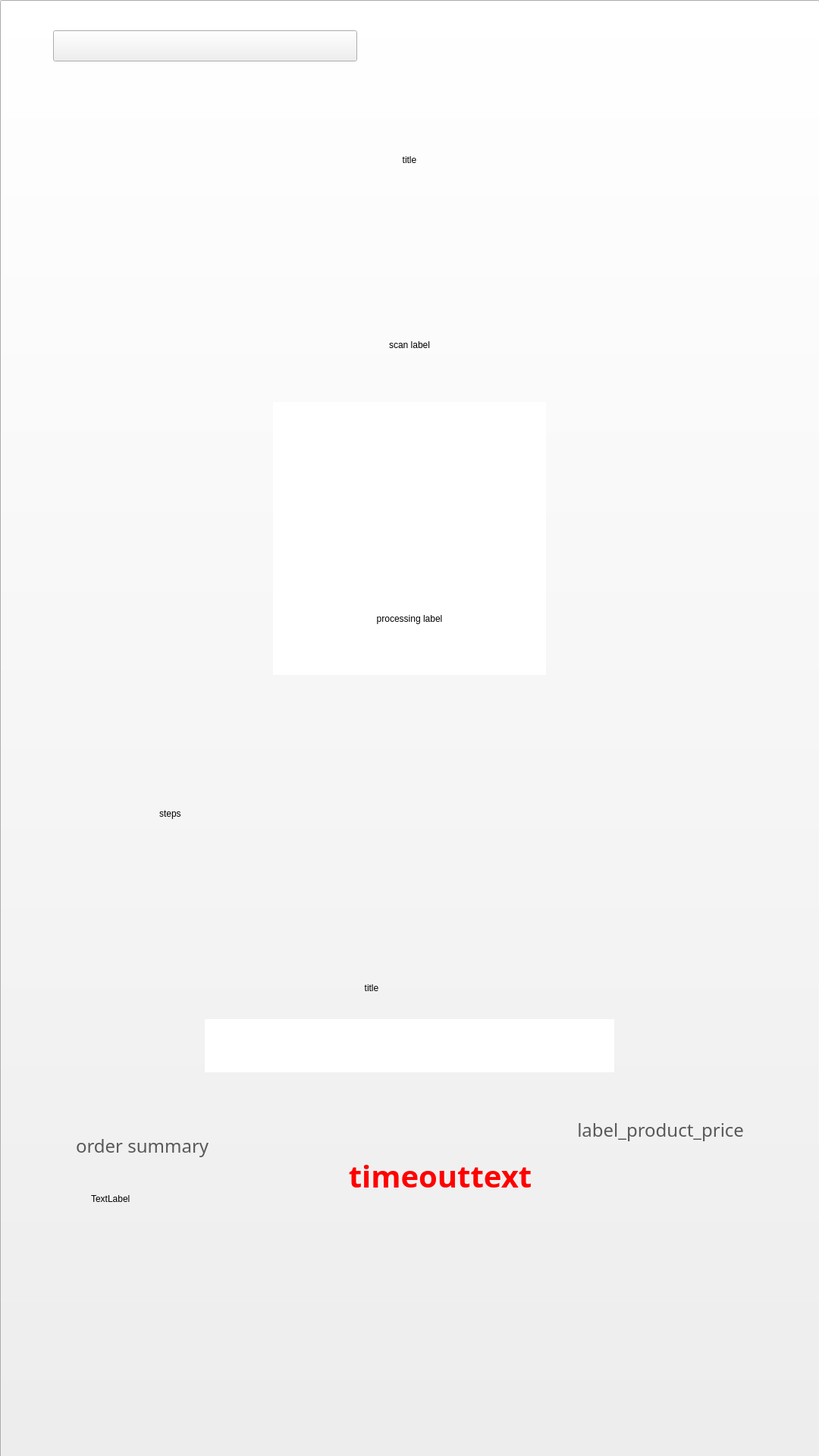
<?xml version="1.0" encoding="UTF-8"?>
<ui version="4.0">
 <class>page_offline_payment</class>
 <widget class="QWidget" name="page_offline_payment">
  <property name="geometry">
   <rect>
    <x>0</x>
    <y>0</y>
    <width>1080</width>
    <height>1920</height>
   </rect>
  </property>
  <property name="windowTitle">
   <string>Form</string>
  </property>
  <property name="styleSheet">
   <string notr="true"/>
  </property>
  <widget class="QPushButton" name="pushButton_previous_page">
   <property name="geometry">
    <rect>
     <x>70</x>
     <y>40</y>
     <width>401</width>
     <height>41</height>
    </rect>
   </property>
   <property name="text">
    <string/>
   </property>
  </widget>
  <widget class="QLabel" name="label_product_price">
   <property name="geometry">
    <rect>
     <x>530</x>
     <y>1470</y>
     <width>451</width>
     <height>41</height>
    </rect>
   </property>
   <property name="font">
    <font>
     <family>Montserrat</family>
     <pointsize>-1</pointsize>
    </font>
   </property>
   <property name="styleSheet">
    <string notr="true">font-family: Montserrat;
font-style: light;
font-size: 24px;
color: #58595B;</string>
   </property>
   <property name="text">
    <string>label_product_price</string>
   </property>
   <property name="textFormat">
    <enum>Qt::RichText</enum>
   </property>
   <property name="alignment">
    <set>Qt::AlignRight|Qt::AlignTrailing|Qt::AlignVCenter</set>
   </property>
  </widget>
  <widget class="QLabel" name="label_product_information">
   <property name="geometry">
    <rect>
     <x>100</x>
     <y>1470</y>
     <width>521</width>
     <height>81</height>
    </rect>
   </property>
   <property name="styleSheet">
    <string notr="true">font-family: Montserrat;
font-style: light;
font-size: 24px;
color: #58595B;</string>
   </property>
   <property name="text">
    <string>order summary</string>
   </property>
  </widget>
  <widget class="QLabel" name="label_qrCode">
   <property name="geometry">
    <rect>
     <x>360</x>
     <y>530</y>
     <width>360</width>
     <height>360</height>
    </rect>
   </property>
   <property name="autoFillBackground">
    <bool>false</bool>
   </property>
   <property name="styleSheet">
    <string notr="true">background-color: white;</string>
   </property>
   <property name="text">
    <string/>
   </property>
  </widget>
  <widget class="QLabel" name="label_refresh_page">
   <property name="geometry">
    <rect>
     <x>150</x>
     <y>1340</y>
     <width>861</width>
     <height>421</height>
    </rect>
   </property>
   <property name="font">
    <font>
     <family>Montserrat</family>
     <pointsize>-1</pointsize>
     <weight>75</weight>
     <bold>true</bold>
    </font>
   </property>
   <property name="styleSheet">
    <string notr="true">color: #FF0000;
font-family: Montserrat;
font-style: light;
font-weight: bold;
font-size: 40px;
line-height: 29px;</string>
   </property>
   <property name="text">
    <string>timeouttext</string>
   </property>
   <property name="alignment">
    <set>Qt::AlignCenter</set>
   </property>
   <property name="wordWrap">
    <bool>true</bool>
   </property>
  </widget>
  <widget class="QPushButton" name="pushButton_refresh">
   <property name="geometry">
    <rect>
     <x>0</x>
     <y>0</y>
     <width>1081</width>
     <height>1931</height>
    </rect>
   </property>
   <property name="styleSheet">
    <string notr="true"/>
   </property>
   <property name="text">
    <string/>
   </property>
  </widget>
  <widget class="QLabel" name="label_processing">
   <property name="geometry">
    <rect>
     <x>0</x>
     <y>690</y>
     <width>1080</width>
     <height>251</height>
    </rect>
   </property>
   <property name="autoFillBackground">
    <bool>false</bool>
   </property>
   <property name="text">
    <string>processing label</string>
   </property>
   <property name="alignment">
    <set>Qt::AlignCenter</set>
   </property>
   <property name="wordWrap">
    <bool>false</bool>
   </property>
  </widget>
  <widget class="QLabel" name="label_steps">
   <property name="geometry">
    <rect>
     <x>210</x>
     <y>940</y>
     <width>660</width>
     <height>265</height>
    </rect>
   </property>
   <property name="text">
    <string>steps</string>
   </property>
  </widget>
  <widget class="QLabel" name="label_title">
   <property name="geometry">
    <rect>
     <x>0</x>
     <y>170</y>
     <width>1080</width>
     <height>81</height>
    </rect>
   </property>
   <property name="text">
    <string>title</string>
   </property>
   <property name="alignment">
    <set>Qt::AlignCenter</set>
   </property>
  </widget>
  <widget class="QLabel" name="label_scan">
   <property name="geometry">
    <rect>
     <x>0</x>
     <y>390</y>
     <width>1080</width>
     <height>130</height>
    </rect>
   </property>
   <property name="text">
    <string>scan label</string>
   </property>
   <property name="alignment">
    <set>Qt::AlignCenter</set>
   </property>
  </widget>
  <widget class="QLabel" name="label_gif">
   <property name="geometry">
    <rect>
     <x>365</x>
     <y>960</y>
     <width>350</width>
     <height>350</height>
    </rect>
   </property>
   <property name="autoFillBackground">
    <bool>false</bool>
   </property>
   <property name="text">
    <string/>
   </property>
  </widget>
  <widget class="QLabel" name="label_qr_background">
   <property name="geometry">
    <rect>
     <x>240</x>
     <y>349</y>
     <width>600</width>
     <height>706</height>
    </rect>
   </property>
   <property name="autoFillBackground">
    <bool>false</bool>
   </property>
   <property name="text">
    <string/>
   </property>
   <property name="alignment">
    <set>Qt::AlignCenter</set>
   </property>
   <property name="wordWrap">
    <bool>false</bool>
   </property>
  </widget>
  <widget class="QLabel" name="label_refresh_page_background">
   <property name="geometry">
    <rect>
     <x>290</x>
     <y>1612</y>
     <width>500</width>
     <height>147</height>
    </rect>
   </property>
   <property name="font">
    <font>
     <family>Montserrat</family>
     <pointsize>-1</pointsize>
     <weight>75</weight>
     <bold>true</bold>
    </font>
   </property>
   <property name="styleSheet">
    <string notr="true">color: #FF0000;
font-family: Montserrat;
font-style: light;
font-weight: bold;
font-size: 40px;
line-height: 29px;</string>
   </property>
   <property name="text">
    <string/>
   </property>
   <property name="alignment">
    <set>Qt::AlignCenter</set>
   </property>
   <property name="wordWrap">
    <bool>true</bool>
   </property>
  </widget>
  <widget class="QLabel" name="label_refresh_page_icon">
   <property name="geometry">
    <rect>
     <x>660</x>
     <y>1636</y>
     <width>106</width>
     <height>100</height>
    </rect>
   </property>
   <property name="font">
    <font>
     <family>Montserrat</family>
     <pointsize>-1</pointsize>
     <weight>75</weight>
     <bold>true</bold>
    </font>
   </property>
   <property name="styleSheet">
    <string notr="true">color: #FF0000;
font-family: Montserrat;
font-style: light;
font-weight: bold;
font-size: 40px;
line-height: 29px;</string>
   </property>
   <property name="text">
    <string/>
   </property>
   <property name="alignment">
    <set>Qt::AlignCenter</set>
   </property>
   <property name="wordWrap">
    <bool>true</bool>
   </property>
  </widget>
  <widget class="QPushButton" name="pushButton_promo_input">
   <property name="geometry">
    <rect>
     <x>270</x>
     <y>1344</y>
     <width>540</width>
     <height>70</height>
    </rect>
   </property>
   <property name="minimumSize">
    <size>
     <width>391</width>
     <height>37</height>
    </size>
   </property>
   <property name="accessibleName">
    <string/>
   </property>
   <property name="autoFillBackground">
    <bool>false</bool>
   </property>
   <property name="styleSheet">
    <string notr="true"/>
   </property>
   <property name="text">
    <string/>
   </property>
   <property name="flat">
    <bool>true</bool>
   </property>
  </widget>
  <widget class="QLineEdit" name="lineEdit_promo_code">
   <property name="enabled">
    <bool>true</bool>
   </property>
   <property name="geometry">
    <rect>
     <x>270</x>
     <y>1344</y>
     <width>540</width>
     <height>70</height>
    </rect>
   </property>
   <property name="minimumSize">
    <size>
     <width>391</width>
     <height>35</height>
    </size>
   </property>
   <property name="accessibleName">
    <string/>
   </property>
   <property name="autoFillBackground">
    <bool>false</bool>
   </property>
   <property name="styleSheet">
    <string notr="true"/>
   </property>
   <property name="text">
    <string/>
   </property>
   <property name="frame">
    <bool>false</bool>
   </property>
  </widget>
  <widget class="QLabel" name="label_promo_code_title">
   <property name="geometry">
    <rect>
     <x>270</x>
     <y>1285</y>
     <width>440</width>
     <height>36</height>
    </rect>
   </property>
   <property name="text">
    <string>title</string>
   </property>
   <property name="alignment">
    <set>Qt::AlignCenter</set>
   </property>
  </widget>
  <widget class="QLabel" name="label_promo_code_background">
   <property name="geometry">
    <rect>
     <x>240</x>
     <y>1255</y>
     <width>600</width>
     <height>211</height>
    </rect>
   </property>
   <property name="text">
    <string/>
   </property>
   <property name="alignment">
    <set>Qt::AlignCenter</set>
   </property>
  </widget>
  <widget class="QWidget" name="promoKeyboard" native="true">
   <property name="enabled">
    <bool>true</bool>
   </property>
   <property name="geometry">
    <rect>
     <x>120</x>
     <y>1420</y>
     <width>841</width>
     <height>320</height>
    </rect>
   </property>
   <property name="mouseTracking">
    <bool>false</bool>
   </property>
   <property name="tabletTracking">
    <bool>true</bool>
   </property>
   <property name="accessibleName">
    <string/>
   </property>
   <property name="autoFillBackground">
    <bool>false</bool>
   </property>
   <widget class="QPushButton" name="num1">
    <property name="geometry">
     <rect>
      <x>53</x>
      <y>32</y>
      <width>62</width>
      <height>47</height>
     </rect>
    </property>
    <property name="minimumSize">
     <size>
      <width>62</width>
      <height>47</height>
     </size>
    </property>
    <property name="maximumSize">
     <size>
      <width>62</width>
      <height>47</height>
     </size>
    </property>
    <property name="tabletTracking">
     <bool>false</bool>
    </property>
    <property name="focusPolicy">
     <enum>Qt::NoFocus</enum>
    </property>
    <property name="accessibleName">
     <string/>
    </property>
    <property name="autoFillBackground">
     <bool>false</bool>
    </property>
    <property name="styleSheet">
     <string notr="true">background:transparent;
background-color:rgba(238, 238, 236,0);
border:none;
outline: none;
</string>
    </property>
    <property name="text">
     <string/>
    </property>
    <property name="flat">
     <bool>true</bool>
    </property>
    <attribute name="buttonGroup">
     <string notr="true">buttonGroup</string>
    </attribute>
   </widget>
   <widget class="QPushButton" name="num2">
    <property name="geometry">
     <rect>
      <x>128</x>
      <y>32</y>
      <width>62</width>
      <height>47</height>
     </rect>
    </property>
    <property name="minimumSize">
     <size>
      <width>62</width>
      <height>47</height>
     </size>
    </property>
    <property name="maximumSize">
     <size>
      <width>62</width>
      <height>47</height>
     </size>
    </property>
    <property name="focusPolicy">
     <enum>Qt::NoFocus</enum>
    </property>
    <property name="accessibleName">
     <string/>
    </property>
    <property name="styleSheet">
     <string notr="true">background:transparent;
background-color:rgba(238, 238, 236,0);
border:none;
outline: none;
</string>
    </property>
    <property name="text">
     <string/>
    </property>
    <property name="flat">
     <bool>true</bool>
    </property>
    <attribute name="buttonGroup">
     <string notr="true">buttonGroup</string>
    </attribute>
   </widget>
   <widget class="QPushButton" name="num3">
    <property name="geometry">
     <rect>
      <x>203</x>
      <y>32</y>
      <width>62</width>
      <height>47</height>
     </rect>
    </property>
    <property name="minimumSize">
     <size>
      <width>62</width>
      <height>47</height>
     </size>
    </property>
    <property name="maximumSize">
     <size>
      <width>62</width>
      <height>47</height>
     </size>
    </property>
    <property name="focusPolicy">
     <enum>Qt::NoFocus</enum>
    </property>
    <property name="contextMenuPolicy">
     <enum>Qt::PreventContextMenu</enum>
    </property>
    <property name="acceptDrops">
     <bool>false</bool>
    </property>
    <property name="accessibleName">
     <string/>
    </property>
    <property name="styleSheet">
     <string notr="true">background:transparent;
background-color:rgba(238, 238, 236,0);
border:none;
outline: none;
</string>
    </property>
    <property name="text">
     <string/>
    </property>
    <property name="flat">
     <bool>true</bool>
    </property>
    <attribute name="buttonGroup">
     <string notr="true">buttonGroup</string>
    </attribute>
   </widget>
   <widget class="QPushButton" name="num4">
    <property name="geometry">
     <rect>
      <x>278</x>
      <y>32</y>
      <width>62</width>
      <height>47</height>
     </rect>
    </property>
    <property name="minimumSize">
     <size>
      <width>62</width>
      <height>47</height>
     </size>
    </property>
    <property name="maximumSize">
     <size>
      <width>62</width>
      <height>47</height>
     </size>
    </property>
    <property name="focusPolicy">
     <enum>Qt::NoFocus</enum>
    </property>
    <property name="accessibleName">
     <string/>
    </property>
    <property name="styleSheet">
     <string notr="true">background:transparent;
background-color:rgba(238, 238, 236,0);
border:none;
outline: none;
</string>
    </property>
    <property name="text">
     <string/>
    </property>
    <property name="flat">
     <bool>true</bool>
    </property>
    <attribute name="buttonGroup">
     <string notr="true">buttonGroup</string>
    </attribute>
   </widget>
   <widget class="QPushButton" name="num5">
    <property name="geometry">
     <rect>
      <x>353</x>
      <y>32</y>
      <width>62</width>
      <height>47</height>
     </rect>
    </property>
    <property name="minimumSize">
     <size>
      <width>62</width>
      <height>47</height>
     </size>
    </property>
    <property name="maximumSize">
     <size>
      <width>62</width>
      <height>47</height>
     </size>
    </property>
    <property name="accessibleName">
     <string/>
    </property>
    <property name="styleSheet">
     <string notr="true">background:transparent;
background-color:rgba(238, 238, 236,0);
border:none;
outline: none;
</string>
    </property>
    <property name="text">
     <string/>
    </property>
    <property name="flat">
     <bool>true</bool>
    </property>
    <attribute name="buttonGroup">
     <string notr="true">buttonGroup</string>
    </attribute>
   </widget>
   <widget class="QPushButton" name="num6">
    <property name="geometry">
     <rect>
      <x>428</x>
      <y>32</y>
      <width>62</width>
      <height>47</height>
     </rect>
    </property>
    <property name="minimumSize">
     <size>
      <width>62</width>
      <height>47</height>
     </size>
    </property>
    <property name="maximumSize">
     <size>
      <width>62</width>
      <height>47</height>
     </size>
    </property>
    <property name="accessibleName">
     <string/>
    </property>
    <property name="styleSheet">
     <string notr="true">background:transparent;
background-color:rgba(238, 238, 236,0);
border:none;
outline: none;
</string>
    </property>
    <property name="text">
     <string/>
    </property>
    <property name="flat">
     <bool>true</bool>
    </property>
    <attribute name="buttonGroup">
     <string notr="true">buttonGroup</string>
    </attribute>
   </widget>
   <widget class="QPushButton" name="num7">
    <property name="geometry">
     <rect>
      <x>503</x>
      <y>32</y>
      <width>62</width>
      <height>47</height>
     </rect>
    </property>
    <property name="minimumSize">
     <size>
      <width>62</width>
      <height>47</height>
     </size>
    </property>
    <property name="maximumSize">
     <size>
      <width>62</width>
      <height>47</height>
     </size>
    </property>
    <property name="focusPolicy">
     <enum>Qt::ClickFocus</enum>
    </property>
    <property name="accessibleName">
     <string/>
    </property>
    <property name="styleSheet">
     <string notr="true">background:transparent;
background-color:rgba(238, 238, 236,0);
border:none;
outline: none;
</string>
    </property>
    <property name="text">
     <string/>
    </property>
    <property name="flat">
     <bool>true</bool>
    </property>
    <attribute name="buttonGroup">
     <string notr="true">buttonGroup</string>
    </attribute>
   </widget>
   <widget class="QPushButton" name="num8">
    <property name="geometry">
     <rect>
      <x>578</x>
      <y>32</y>
      <width>62</width>
      <height>47</height>
     </rect>
    </property>
    <property name="minimumSize">
     <size>
      <width>62</width>
      <height>47</height>
     </size>
    </property>
    <property name="maximumSize">
     <size>
      <width>62</width>
      <height>47</height>
     </size>
    </property>
    <property name="accessibleName">
     <string/>
    </property>
    <property name="styleSheet">
     <string notr="true">background:transparent;
background-color:rgba(238, 238, 236,0);
border:none;
outline: none;
</string>
    </property>
    <property name="text">
     <string/>
    </property>
    <property name="flat">
     <bool>true</bool>
    </property>
    <attribute name="buttonGroup">
     <string notr="true">buttonGroup</string>
    </attribute>
   </widget>
   <widget class="QPushButton" name="num9">
    <property name="geometry">
     <rect>
      <x>653</x>
      <y>32</y>
      <width>62</width>
      <height>47</height>
     </rect>
    </property>
    <property name="minimumSize">
     <size>
      <width>62</width>
      <height>47</height>
     </size>
    </property>
    <property name="maximumSize">
     <size>
      <width>62</width>
      <height>47</height>
     </size>
    </property>
    <property name="accessibleName">
     <string/>
    </property>
    <property name="styleSheet">
     <string notr="true">background:transparent;
background-color:rgba(238, 238, 236,0);
border:none;
outline: none;
</string>
    </property>
    <property name="text">
     <string/>
    </property>
    <property name="flat">
     <bool>true</bool>
    </property>
    <attribute name="buttonGroup">
     <string notr="true">buttonGroup</string>
    </attribute>
   </widget>
   <widget class="QPushButton" name="num0">
    <property name="geometry">
     <rect>
      <x>728</x>
      <y>32</y>
      <width>62</width>
      <height>47</height>
     </rect>
    </property>
    <property name="minimumSize">
     <size>
      <width>62</width>
      <height>47</height>
     </size>
    </property>
    <property name="maximumSize">
     <size>
      <width>62</width>
      <height>47</height>
     </size>
    </property>
    <property name="accessibleName">
     <string/>
    </property>
    <property name="autoFillBackground">
     <bool>false</bool>
    </property>
    <property name="styleSheet">
     <string notr="true">background:transparent;
background-color:rgba(238, 238, 236,0);
border:none;
outline: none;
</string>
    </property>
    <property name="text">
     <string/>
    </property>
    <property name="flat">
     <bool>true</bool>
    </property>
    <attribute name="buttonGroup">
     <string notr="true">buttonGroup</string>
    </attribute>
   </widget>
   <widget class="QPushButton" name="q">
    <property name="geometry">
     <rect>
      <x>53</x>
      <y>89</y>
      <width>62</width>
      <height>62</height>
     </rect>
    </property>
    <property name="minimumSize">
     <size>
      <width>62</width>
      <height>62</height>
     </size>
    </property>
    <property name="maximumSize">
     <size>
      <width>62</width>
      <height>62</height>
     </size>
    </property>
    <property name="accessibleName">
     <string/>
    </property>
    <property name="styleSheet">
     <string notr="true">background:transparent;
background-color:rgba(238, 238, 236,0);
border:none;
outline: none;
</string>
    </property>
    <property name="text">
     <string/>
    </property>
    <property name="flat">
     <bool>true</bool>
    </property>
    <attribute name="buttonGroup">
     <string notr="true">buttonGroup</string>
    </attribute>
   </widget>
   <widget class="QPushButton" name="w">
    <property name="geometry">
     <rect>
      <x>128</x>
      <y>89</y>
      <width>62</width>
      <height>62</height>
     </rect>
    </property>
    <property name="minimumSize">
     <size>
      <width>62</width>
      <height>62</height>
     </size>
    </property>
    <property name="maximumSize">
     <size>
      <width>62</width>
      <height>62</height>
     </size>
    </property>
    <property name="accessibleName">
     <string/>
    </property>
    <property name="styleSheet">
     <string notr="true">background:transparent;
background-color:rgba(238, 238, 236,0);
border:none;
outline: none;
</string>
    </property>
    <property name="text">
     <string/>
    </property>
    <property name="flat">
     <bool>true</bool>
    </property>
    <attribute name="buttonGroup">
     <string notr="true">buttonGroup</string>
    </attribute>
   </widget>
   <widget class="QPushButton" name="e">
    <property name="geometry">
     <rect>
      <x>203</x>
      <y>89</y>
      <width>62</width>
      <height>62</height>
     </rect>
    </property>
    <property name="minimumSize">
     <size>
      <width>62</width>
      <height>62</height>
     </size>
    </property>
    <property name="maximumSize">
     <size>
      <width>62</width>
      <height>62</height>
     </size>
    </property>
    <property name="accessibleName">
     <string/>
    </property>
    <property name="styleSheet">
     <string notr="true">background:transparent;
background-color:rgba(238, 238, 236,0);
border:none;
outline: none;
</string>
    </property>
    <property name="text">
     <string/>
    </property>
    <property name="flat">
     <bool>true</bool>
    </property>
    <attribute name="buttonGroup">
     <string notr="true">buttonGroup</string>
    </attribute>
   </widget>
   <widget class="QPushButton" name="r">
    <property name="geometry">
     <rect>
      <x>278</x>
      <y>89</y>
      <width>62</width>
      <height>62</height>
     </rect>
    </property>
    <property name="minimumSize">
     <size>
      <width>62</width>
      <height>62</height>
     </size>
    </property>
    <property name="maximumSize">
     <size>
      <width>62</width>
      <height>62</height>
     </size>
    </property>
    <property name="accessibleName">
     <string/>
    </property>
    <property name="styleSheet">
     <string notr="true">background:transparent;
background-color:rgba(238, 238, 236,0);
border:none;
outline: none;
</string>
    </property>
    <property name="text">
     <string/>
    </property>
    <property name="flat">
     <bool>true</bool>
    </property>
    <attribute name="buttonGroup">
     <string notr="true">buttonGroup</string>
    </attribute>
   </widget>
   <widget class="QPushButton" name="t">
    <property name="geometry">
     <rect>
      <x>353</x>
      <y>89</y>
      <width>62</width>
      <height>62</height>
     </rect>
    </property>
    <property name="minimumSize">
     <size>
      <width>62</width>
      <height>62</height>
     </size>
    </property>
    <property name="maximumSize">
     <size>
      <width>62</width>
      <height>62</height>
     </size>
    </property>
    <property name="accessibleName">
     <string/>
    </property>
    <property name="styleSheet">
     <string notr="true">background:transparent;
background-color:rgba(238, 238, 236,0);
border:none;
outline: none;
</string>
    </property>
    <property name="text">
     <string/>
    </property>
    <property name="flat">
     <bool>true</bool>
    </property>
    <attribute name="buttonGroup">
     <string notr="true">buttonGroup</string>
    </attribute>
   </widget>
   <widget class="QPushButton" name="y">
    <property name="geometry">
     <rect>
      <x>428</x>
      <y>89</y>
      <width>62</width>
      <height>62</height>
     </rect>
    </property>
    <property name="minimumSize">
     <size>
      <width>62</width>
      <height>62</height>
     </size>
    </property>
    <property name="maximumSize">
     <size>
      <width>62</width>
      <height>62</height>
     </size>
    </property>
    <property name="accessibleName">
     <string/>
    </property>
    <property name="styleSheet">
     <string notr="true">background:transparent;
background-color:rgba(238, 238, 236,0);
border:none;
outline: none;
</string>
    </property>
    <property name="text">
     <string/>
    </property>
    <property name="flat">
     <bool>true</bool>
    </property>
    <attribute name="buttonGroup">
     <string notr="true">buttonGroup</string>
    </attribute>
   </widget>
   <widget class="QPushButton" name="u">
    <property name="geometry">
     <rect>
      <x>503</x>
      <y>89</y>
      <width>62</width>
      <height>62</height>
     </rect>
    </property>
    <property name="minimumSize">
     <size>
      <width>62</width>
      <height>62</height>
     </size>
    </property>
    <property name="maximumSize">
     <size>
      <width>62</width>
      <height>62</height>
     </size>
    </property>
    <property name="accessibleName">
     <string/>
    </property>
    <property name="styleSheet">
     <string notr="true">background:transparent;
background-color:rgba(238, 238, 236,0);
border:none;
outline: none;
</string>
    </property>
    <property name="text">
     <string/>
    </property>
    <property name="flat">
     <bool>true</bool>
    </property>
    <attribute name="buttonGroup">
     <string notr="true">buttonGroup</string>
    </attribute>
   </widget>
   <widget class="QPushButton" name="i">
    <property name="geometry">
     <rect>
      <x>578</x>
      <y>89</y>
      <width>62</width>
      <height>62</height>
     </rect>
    </property>
    <property name="minimumSize">
     <size>
      <width>62</width>
      <height>62</height>
     </size>
    </property>
    <property name="maximumSize">
     <size>
      <width>62</width>
      <height>62</height>
     </size>
    </property>
    <property name="accessibleName">
     <string/>
    </property>
    <property name="styleSheet">
     <string notr="true">background:transparent;
background-color:rgba(238, 238, 236,0);
border:none;
outline: none;
</string>
    </property>
    <property name="text">
     <string/>
    </property>
    <property name="flat">
     <bool>true</bool>
    </property>
    <attribute name="buttonGroup">
     <string notr="true">buttonGroup</string>
    </attribute>
   </widget>
   <widget class="QPushButton" name="o">
    <property name="geometry">
     <rect>
      <x>653</x>
      <y>89</y>
      <width>62</width>
      <height>62</height>
     </rect>
    </property>
    <property name="minimumSize">
     <size>
      <width>62</width>
      <height>62</height>
     </size>
    </property>
    <property name="maximumSize">
     <size>
      <width>62</width>
      <height>62</height>
     </size>
    </property>
    <property name="accessibleName">
     <string/>
    </property>
    <property name="styleSheet">
     <string notr="true">background:transparent;
background-color:rgba(238, 238, 236,0);
border:none;
outline: none;
</string>
    </property>
    <property name="text">
     <string/>
    </property>
    <property name="flat">
     <bool>true</bool>
    </property>
    <attribute name="buttonGroup">
     <string notr="true">buttonGroup</string>
    </attribute>
   </widget>
   <widget class="QPushButton" name="p">
    <property name="geometry">
     <rect>
      <x>728</x>
      <y>89</y>
      <width>62</width>
      <height>62</height>
     </rect>
    </property>
    <property name="minimumSize">
     <size>
      <width>62</width>
      <height>62</height>
     </size>
    </property>
    <property name="maximumSize">
     <size>
      <width>62</width>
      <height>62</height>
     </size>
    </property>
    <property name="accessibleName">
     <string/>
    </property>
    <property name="styleSheet">
     <string notr="true">background:transparent;
background-color:rgba(238, 238, 236,0);
border:none;
outline: none;
</string>
    </property>
    <property name="text">
     <string/>
    </property>
    <property name="flat">
     <bool>true</bool>
    </property>
    <attribute name="buttonGroup">
     <string notr="true">buttonGroup</string>
    </attribute>
   </widget>
   <widget class="QPushButton" name="a">
    <property name="geometry">
     <rect>
      <x>53</x>
      <y>161</y>
      <width>62</width>
      <height>62</height>
     </rect>
    </property>
    <property name="minimumSize">
     <size>
      <width>62</width>
      <height>62</height>
     </size>
    </property>
    <property name="maximumSize">
     <size>
      <width>62</width>
      <height>62</height>
     </size>
    </property>
    <property name="accessibleName">
     <string/>
    </property>
    <property name="styleSheet">
     <string notr="true">background:transparent;
background-color:rgba(238, 238, 236,0);
border:none;
outline: none;
</string>
    </property>
    <property name="text">
     <string/>
    </property>
    <property name="flat">
     <bool>true</bool>
    </property>
    <attribute name="buttonGroup">
     <string notr="true">buttonGroup</string>
    </attribute>
   </widget>
   <widget class="QPushButton" name="s">
    <property name="geometry">
     <rect>
      <x>128</x>
      <y>161</y>
      <width>62</width>
      <height>62</height>
     </rect>
    </property>
    <property name="minimumSize">
     <size>
      <width>62</width>
      <height>62</height>
     </size>
    </property>
    <property name="maximumSize">
     <size>
      <width>62</width>
      <height>62</height>
     </size>
    </property>
    <property name="accessibleName">
     <string/>
    </property>
    <property name="styleSheet">
     <string notr="true">background:transparent;
background-color:rgba(238, 238, 236,0);
border:none;
outline: none;
</string>
    </property>
    <property name="text">
     <string/>
    </property>
    <property name="flat">
     <bool>true</bool>
    </property>
    <attribute name="buttonGroup">
     <string notr="true">buttonGroup</string>
    </attribute>
   </widget>
   <widget class="QPushButton" name="d">
    <property name="geometry">
     <rect>
      <x>203</x>
      <y>161</y>
      <width>62</width>
      <height>62</height>
     </rect>
    </property>
    <property name="minimumSize">
     <size>
      <width>62</width>
      <height>62</height>
     </size>
    </property>
    <property name="maximumSize">
     <size>
      <width>62</width>
      <height>62</height>
     </size>
    </property>
    <property name="accessibleName">
     <string/>
    </property>
    <property name="styleSheet">
     <string notr="true">background:transparent;
background-color:rgba(238, 238, 236,0);
border:none;
outline: none;
</string>
    </property>
    <property name="text">
     <string/>
    </property>
    <property name="flat">
     <bool>true</bool>
    </property>
    <attribute name="buttonGroup">
     <string notr="true">buttonGroup</string>
    </attribute>
   </widget>
   <widget class="QPushButton" name="g">
    <property name="geometry">
     <rect>
      <x>353</x>
      <y>161</y>
      <width>62</width>
      <height>62</height>
     </rect>
    </property>
    <property name="minimumSize">
     <size>
      <width>62</width>
      <height>62</height>
     </size>
    </property>
    <property name="maximumSize">
     <size>
      <width>62</width>
      <height>62</height>
     </size>
    </property>
    <property name="accessibleName">
     <string/>
    </property>
    <property name="styleSheet">
     <string notr="true">background:transparent;
background-color:rgba(238, 238, 236,0);
border:none;
outline: none;
</string>
    </property>
    <property name="text">
     <string/>
    </property>
    <property name="flat">
     <bool>true</bool>
    </property>
    <attribute name="buttonGroup">
     <string notr="true">buttonGroup</string>
    </attribute>
   </widget>
   <widget class="QPushButton" name="f">
    <property name="geometry">
     <rect>
      <x>278</x>
      <y>161</y>
      <width>62</width>
      <height>62</height>
     </rect>
    </property>
    <property name="minimumSize">
     <size>
      <width>62</width>
      <height>62</height>
     </size>
    </property>
    <property name="maximumSize">
     <size>
      <width>62</width>
      <height>62</height>
     </size>
    </property>
    <property name="accessibleName">
     <string/>
    </property>
    <property name="styleSheet">
     <string notr="true">background:transparent;
background-color:rgba(238, 238, 236,0);
border:none;
outline: none;
</string>
    </property>
    <property name="text">
     <string/>
    </property>
    <property name="flat">
     <bool>true</bool>
    </property>
    <attribute name="buttonGroup">
     <string notr="true">buttonGroup</string>
    </attribute>
   </widget>
   <widget class="QPushButton" name="h">
    <property name="geometry">
     <rect>
      <x>428</x>
      <y>161</y>
      <width>62</width>
      <height>62</height>
     </rect>
    </property>
    <property name="minimumSize">
     <size>
      <width>62</width>
      <height>62</height>
     </size>
    </property>
    <property name="maximumSize">
     <size>
      <width>62</width>
      <height>62</height>
     </size>
    </property>
    <property name="accessibleName">
     <string/>
    </property>
    <property name="styleSheet">
     <string notr="true">background:transparent;
background-color:rgba(238, 238, 236,0);
border:none;
outline: none;
</string>
    </property>
    <property name="text">
     <string/>
    </property>
    <property name="flat">
     <bool>true</bool>
    </property>
    <attribute name="buttonGroup">
     <string notr="true">buttonGroup</string>
    </attribute>
   </widget>
   <widget class="QPushButton" name="j">
    <property name="geometry">
     <rect>
      <x>503</x>
      <y>161</y>
      <width>62</width>
      <height>62</height>
     </rect>
    </property>
    <property name="minimumSize">
     <size>
      <width>62</width>
      <height>62</height>
     </size>
    </property>
    <property name="maximumSize">
     <size>
      <width>62</width>
      <height>62</height>
     </size>
    </property>
    <property name="accessibleName">
     <string/>
    </property>
    <property name="styleSheet">
     <string notr="true">background:transparent;
background-color:rgba(238, 238, 236,0);
border:none;
outline: none;
</string>
    </property>
    <property name="text">
     <string/>
    </property>
    <property name="flat">
     <bool>true</bool>
    </property>
    <attribute name="buttonGroup">
     <string notr="true">buttonGroup</string>
    </attribute>
   </widget>
   <widget class="QPushButton" name="k">
    <property name="geometry">
     <rect>
      <x>578</x>
      <y>161</y>
      <width>62</width>
      <height>62</height>
     </rect>
    </property>
    <property name="minimumSize">
     <size>
      <width>62</width>
      <height>62</height>
     </size>
    </property>
    <property name="maximumSize">
     <size>
      <width>62</width>
      <height>62</height>
     </size>
    </property>
    <property name="accessibleName">
     <string/>
    </property>
    <property name="styleSheet">
     <string notr="true">background:transparent;
background-color:rgba(238, 238, 236,0);
border:none;
outline: none;
</string>
    </property>
    <property name="text">
     <string/>
    </property>
    <property name="flat">
     <bool>true</bool>
    </property>
    <attribute name="buttonGroup">
     <string notr="true">buttonGroup</string>
    </attribute>
   </widget>
   <widget class="QPushButton" name="l">
    <property name="geometry">
     <rect>
      <x>653</x>
      <y>161</y>
      <width>62</width>
      <height>62</height>
     </rect>
    </property>
    <property name="minimumSize">
     <size>
      <width>62</width>
      <height>62</height>
     </size>
    </property>
    <property name="maximumSize">
     <size>
      <width>62</width>
      <height>62</height>
     </size>
    </property>
    <property name="accessibleName">
     <string/>
    </property>
    <property name="styleSheet">
     <string notr="true">background:transparent;
background-color:rgba(238, 238, 236,0);
border:none;
outline: none;
</string>
    </property>
    <property name="text">
     <string/>
    </property>
    <property name="flat">
     <bool>true</bool>
    </property>
    <attribute name="buttonGroup">
     <string notr="true">buttonGroup</string>
    </attribute>
   </widget>
   <widget class="QPushButton" name="z">
    <property name="geometry">
     <rect>
      <x>103</x>
      <y>234</y>
      <width>62</width>
      <height>62</height>
     </rect>
    </property>
    <property name="minimumSize">
     <size>
      <width>62</width>
      <height>62</height>
     </size>
    </property>
    <property name="maximumSize">
     <size>
      <width>62</width>
      <height>62</height>
     </size>
    </property>
    <property name="accessibleName">
     <string/>
    </property>
    <property name="styleSheet">
     <string notr="true">background:transparent;
background-color:rgba(238, 238, 236,0);
border:none;
outline: none;
</string>
    </property>
    <property name="text">
     <string/>
    </property>
    <property name="flat">
     <bool>true</bool>
    </property>
    <attribute name="buttonGroup">
     <string notr="true">buttonGroup</string>
    </attribute>
   </widget>
   <widget class="QPushButton" name="x">
    <property name="geometry">
     <rect>
      <x>178</x>
      <y>234</y>
      <width>62</width>
      <height>62</height>
     </rect>
    </property>
    <property name="minimumSize">
     <size>
      <width>62</width>
      <height>62</height>
     </size>
    </property>
    <property name="maximumSize">
     <size>
      <width>62</width>
      <height>62</height>
     </size>
    </property>
    <property name="focusPolicy">
     <enum>Qt::NoFocus</enum>
    </property>
    <property name="accessibleName">
     <string/>
    </property>
    <property name="styleSheet">
     <string notr="true">background:transparent;
background-color:rgba(238, 238, 236,0);
border:none;
outline: none;
</string>
    </property>
    <property name="text">
     <string/>
    </property>
    <property name="flat">
     <bool>true</bool>
    </property>
    <attribute name="buttonGroup">
     <string notr="true">buttonGroup</string>
    </attribute>
   </widget>
   <widget class="QPushButton" name="c">
    <property name="geometry">
     <rect>
      <x>253</x>
      <y>234</y>
      <width>62</width>
      <height>62</height>
     </rect>
    </property>
    <property name="minimumSize">
     <size>
      <width>62</width>
      <height>62</height>
     </size>
    </property>
    <property name="maximumSize">
     <size>
      <width>62</width>
      <height>62</height>
     </size>
    </property>
    <property name="focusPolicy">
     <enum>Qt::NoFocus</enum>
    </property>
    <property name="accessibleName">
     <string/>
    </property>
    <property name="styleSheet">
     <string notr="true">background:transparent;
background-color:rgba(238, 238, 236,0);
border:none;
outline: none;
</string>
    </property>
    <property name="text">
     <string/>
    </property>
    <property name="flat">
     <bool>true</bool>
    </property>
    <attribute name="buttonGroup">
     <string notr="true">buttonGroup</string>
    </attribute>
   </widget>
   <widget class="QPushButton" name="v">
    <property name="geometry">
     <rect>
      <x>328</x>
      <y>234</y>
      <width>62</width>
      <height>62</height>
     </rect>
    </property>
    <property name="minimumSize">
     <size>
      <width>62</width>
      <height>62</height>
     </size>
    </property>
    <property name="maximumSize">
     <size>
      <width>62</width>
      <height>62</height>
     </size>
    </property>
    <property name="focusPolicy">
     <enum>Qt::NoFocus</enum>
    </property>
    <property name="accessibleName">
     <string/>
    </property>
    <property name="styleSheet">
     <string notr="true">background:transparent;
background-color:rgba(238, 238, 236,0);
border:none;
outline: none;
</string>
    </property>
    <property name="text">
     <string/>
    </property>
    <property name="flat">
     <bool>true</bool>
    </property>
    <attribute name="buttonGroup">
     <string notr="true">buttonGroup</string>
    </attribute>
   </widget>
   <widget class="QPushButton" name="b">
    <property name="geometry">
     <rect>
      <x>403</x>
      <y>234</y>
      <width>62</width>
      <height>62</height>
     </rect>
    </property>
    <property name="minimumSize">
     <size>
      <width>62</width>
      <height>62</height>
     </size>
    </property>
    <property name="maximumSize">
     <size>
      <width>62</width>
      <height>62</height>
     </size>
    </property>
    <property name="focusPolicy">
     <enum>Qt::NoFocus</enum>
    </property>
    <property name="accessibleName">
     <string/>
    </property>
    <property name="styleSheet">
     <string notr="true">background:transparent;
background-color:rgba(238, 238, 236,0);
border:none;
outline: none;
</string>
    </property>
    <property name="text">
     <string/>
    </property>
    <property name="flat">
     <bool>true</bool>
    </property>
    <attribute name="buttonGroup">
     <string notr="true">buttonGroup</string>
    </attribute>
   </widget>
   <widget class="QPushButton" name="n">
    <property name="geometry">
     <rect>
      <x>478</x>
      <y>234</y>
      <width>62</width>
      <height>62</height>
     </rect>
    </property>
    <property name="minimumSize">
     <size>
      <width>62</width>
      <height>62</height>
     </size>
    </property>
    <property name="maximumSize">
     <size>
      <width>62</width>
      <height>62</height>
     </size>
    </property>
    <property name="focusPolicy">
     <enum>Qt::NoFocus</enum>
    </property>
    <property name="accessibleName">
     <string/>
    </property>
    <property name="styleSheet">
     <string notr="true">background:transparent;
background-color:rgba(238, 238, 236,0);
border:none;
outline: none;
</string>
    </property>
    <property name="text">
     <string/>
    </property>
    <property name="flat">
     <bool>true</bool>
    </property>
    <attribute name="buttonGroup">
     <string notr="true">buttonGroup</string>
    </attribute>
   </widget>
   <widget class="QPushButton" name="m">
    <property name="geometry">
     <rect>
      <x>553</x>
      <y>234</y>
      <width>62</width>
      <height>62</height>
     </rect>
    </property>
    <property name="minimumSize">
     <size>
      <width>62</width>
      <height>62</height>
     </size>
    </property>
    <property name="maximumSize">
     <size>
      <width>62</width>
      <height>62</height>
     </size>
    </property>
    <property name="focusPolicy">
     <enum>Qt::NoFocus</enum>
    </property>
    <property name="accessibleName">
     <string/>
    </property>
    <property name="autoFillBackground">
     <bool>false</bool>
    </property>
    <property name="styleSheet">
     <string notr="true">background:transparent;
background-color:rgba(238, 238, 236,0);
border:none;
outline: none;
</string>
    </property>
    <property name="text">
     <string/>
    </property>
    <property name="flat">
     <bool>true</bool>
    </property>
    <attribute name="buttonGroup">
     <string notr="true">buttonGroup</string>
    </attribute>
   </widget>
   <widget class="QPushButton" name="backspace">
    <property name="geometry">
     <rect>
      <x>728</x>
      <y>161</y>
      <width>77</width>
      <height>62</height>
     </rect>
    </property>
    <property name="maximumSize">
     <size>
      <width>87</width>
      <height>62</height>
     </size>
    </property>
    <property name="accessibleName">
     <string/>
    </property>
    <property name="styleSheet">
     <string notr="true">background:transparent;
background-color:rgba(238, 238, 236,0);
border:none;
outline: none;
</string>
    </property>
    <property name="text">
     <string/>
    </property>
    <property name="flat">
     <bool>true</bool>
    </property>
    <attribute name="buttonGroup">
     <string notr="true">buttonGroup</string>
    </attribute>
   </widget>
   <widget class="QPushButton" name="done">
    <property name="enabled">
     <bool>true</bool>
    </property>
    <property name="geometry">
     <rect>
      <x>628</x>
      <y>234</y>
      <width>125</width>
      <height>64</height>
     </rect>
    </property>
    <property name="maximumSize">
     <size>
      <width>125</width>
      <height>64</height>
     </size>
    </property>
    <property name="focusPolicy">
     <enum>Qt::ClickFocus</enum>
    </property>
    <property name="accessibleName">
     <string/>
    </property>
    <property name="autoFillBackground">
     <bool>false</bool>
    </property>
    <property name="styleSheet">
     <string notr="true">background:transparent;
background-color:rgba(238, 238, 236,0);
border:none;
outline: none;
</string>
    </property>
    <property name="text">
     <string/>
    </property>
    <property name="flat">
     <bool>true</bool>
    </property>
    <attribute name="buttonGroup">
     <string notr="true">buttonGroup</string>
    </attribute>
   </widget>
   <widget class="QLabel" name="label_keyboard_background">
    <property name="geometry">
     <rect>
      <x>0</x>
      <y>0</y>
      <width>841</width>
      <height>321</height>
     </rect>
    </property>
    <property name="accessibleName">
     <string/>
    </property>
    <property name="text">
     <string>TextLabel</string>
    </property>
   </widget>
   <zorder>label_keyboard_background</zorder>
   <zorder>num0</zorder>
   <zorder>num2</zorder>
   <zorder>done</zorder>
   <zorder>h</zorder>
   <zorder>t</zorder>
   <zorder>num7</zorder>
   <zorder>j</zorder>
   <zorder>num4</zorder>
   <zorder>z</zorder>
   <zorder>g</zorder>
   <zorder>o</zorder>
   <zorder>p</zorder>
   <zorder>y</zorder>
   <zorder>q</zorder>
   <zorder>n</zorder>
   <zorder>num9</zorder>
   <zorder>v</zorder>
   <zorder>b</zorder>
   <zorder>c</zorder>
   <zorder>m</zorder>
   <zorder>backspace</zorder>
   <zorder>num3</zorder>
   <zorder>num8</zorder>
   <zorder>d</zorder>
   <zorder>x</zorder>
   <zorder>i</zorder>
   <zorder>e</zorder>
   <zorder>k</zorder>
   <zorder>num5</zorder>
   <zorder>r</zorder>
   <zorder>num6</zorder>
   <zorder>f</zorder>
   <zorder>s</zorder>
   <zorder>u</zorder>
   <zorder>a</zorder>
   <zorder>l</zorder>
   <zorder>w</zorder>
   <zorder>num1</zorder>
  </widget>
  <zorder>label_qr_background</zorder>
  <zorder>pushButton_refresh</zorder>
  <zorder>pushButton_previous_page</zorder>
  <zorder>label_product_price</zorder>
  <zorder>label_product_information</zorder>
  <zorder>label_qrCode</zorder>
  <zorder>label_refresh_page</zorder>
  <zorder>label_steps</zorder>
  <zorder>label_title</zorder>
  <zorder>label_scan</zorder>
  <zorder>label_processing</zorder>
  <zorder>label_gif</zorder>
  <zorder>label_refresh_page_background</zorder>
  <zorder>label_refresh_page_icon</zorder>
  <zorder>label_promo_code_background</zorder>
  <zorder>label_promo_code_title</zorder>
  <zorder>lineEdit_promo_code</zorder>
  <zorder>pushButton_promo_input</zorder>
  <zorder>promoKeyboard</zorder>
 </widget>
 <resources/>
 <connections/>
 <buttongroups>
  <buttongroup name="buttonGroup"/>
 </buttongroups>
</ui>
